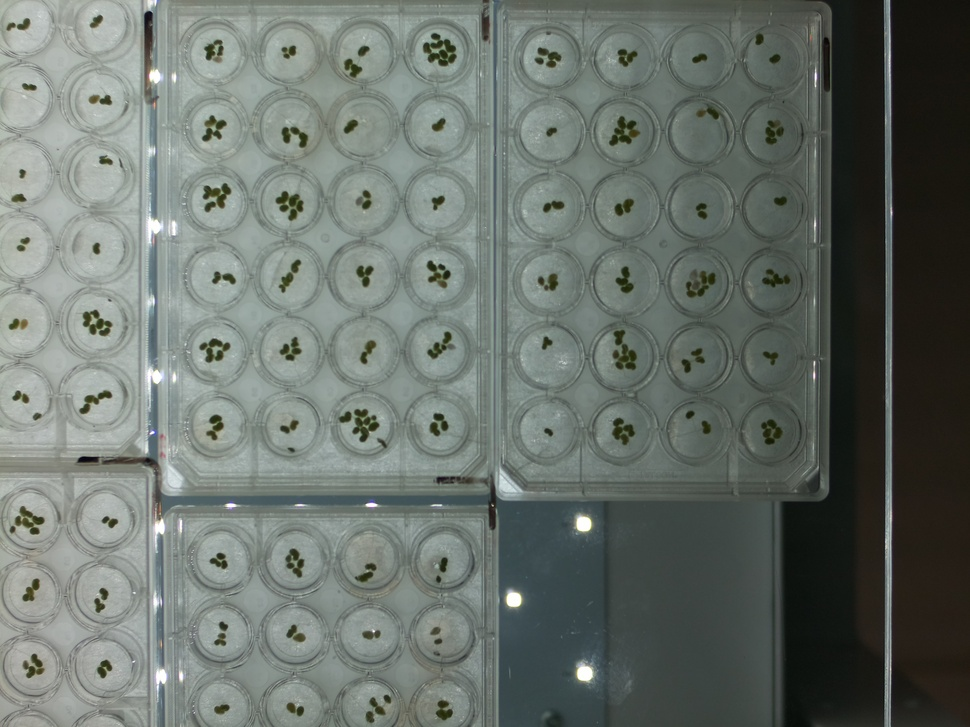
#> input picture images/start_r1_plate25_26.jpg, 970 x 727 px, shrunk from 4056 x 3040 before the run
$ python calculate.py
#> lines starting #> are read from the running program, lines starting #| are printed output that depends on the picture; after the words box and inside, x2 and y2 are one past the last pixel; in counts of white or black regions, pixels touching at a corner belong together
import cv2
import numpy as np

# Load the image
image = cv2.imread('images/start_r1_plate25_26.jpg')
#> image is the input picture: shape (727, 970, 3); mean B, G, R 106.9, 113.1, 105.2

# Convert to grayscale
gray = cv2.cvtColor(image, cv2.COLOR_BGR2GRAY)

# Apply Gaussian blur to reduce noise
blurred = cv2.GaussianBlur(gray, (7, 7), 1.5)

# Use Hough Circle Transform to detect wells
circles = cv2.HoughCircles(
    blurred,
    cv2.HOUGH_GRADIENT,
    dp=1,
    minDist=60,
    param1=45,
    param2=20,
    minRadius=120,
    maxRadius=145)
#> circles = 20 rows, first 8: [628.5, 283.5, 135.6], [304.5, 558.5, 131.2], [356.5, 268.5, 144.4], [627.5, 202.5, 138.9], [361.5, 346.5, 129], [290.5, 134.5, 133.4], [273.5, 365.5, 143.3], [290.5, 497.5, 137.8]

# Function to sort circles top to bottom, then left to right
def sort_circles(circles):
    # First sort by the y-coordinate (top to bottom)
    circles_sorted = sorted(circles, key=lambda c: c[1])

    # Now sort each row by the x-coordinate (left to right)
    row_threshold = 40  # Threshold to consider wells in the same row (tune as needed)

    rows = []
    current_row = []
    previous_y = circles_sorted[0][1]

    for circle in circles_sorted:
        x, y, r = circle
        if abs(y - previous_y) > row_threshold:
            # If the y distance is large, start a new row
            rows.append(sorted(current_row, key=lambda c: c[0]))  # Sort row by x
            current_row = [circle]
            previous_y = y
        else:
            current_row.append(circle)
            previous_y = y

    # Add the last row
    if current_row:
        rows.append(sorted(current_row, key=lambda c: c[0]))

    # Flatten the rows back into a single list
    sorted_circles = [circle for row in rows for circle in row]

    return sorted_circles

# If circles are detected
if circles is not None:
    circles = np.round(circles[0, :]).astype("int")
#> circles = 20 rows, first 8: [628, 284, 136], [304, 558, 131], [356, 268, 144], [628, 202, 139], [362, 346, 129], [290, 134, 133], [274, 366, 143], [290, 498, 138]
    sorted_circles = sort_circles(circles)
#> in sort_circles, `circles_sorted = sorted(circles, key=lambda c: c[1])`: circles_sorted = 20 items, first 6: [636, 118, 139], [290, 134, 133], [158, 174, 137], [358, 194, 136], [628, 202, 139], [296, 206, 133]
#> in sort_circles, `previous_y = circles_sorted[0][1]`: previous_y = 118
#> the loop in sort_circles, `for circle in circles_sorted:` made 20 passes
#> (x, y, r, previous_y) on passes 1 to 8: (636, 118, 139, 118), (290, 134, 133, 134), (158, 174, 137, 174), (358, 194, 136, 194), (628, 202, 139, 202), (296, 206, 133, 206), (282, 266, 134, 266), (356, 268, 144, 268)
#> after the loop in sort_circles, `for circle in circles_sorted:`: rows = 6 items
#> in sort_circles, `sorted_circles = [circle for row in rows for circle in row]`: sorted_circles = 20 items, first 6: [158, 174, 137], [290, 134, 133], [296, 206, 133], [358, 194, 136], [628, 202, 139], [636, 118, 139]

    for i, (x, y, r) in enumerate(sorted_circles):
        # Draw the outer circle
        cv2.circle(image, (x, y), r, (0, 255, 0), 2)  # Green circle with thickness 2

        # Draw the center of the circle
        # cv2.circle(image, (x, y), 2, (0, 0, 255), 3)  # Red center dot

        # Create a mask for the current well
        mask = np.zeros_like(gray)
        cv2.circle(mask, (x, y), r, 255, -1)

        # Isolate the region of the current well
        well = cv2.bitwise_and(image, image, mask=mask)


        # Convert the well region to HSV to detect green
        hsv_well = cv2.cvtColor(well, cv2.COLOR_BGR2HSV)
        lower_green = np.array([35, 40, 40])  # Adjust the lower bound of green
        upper_green = np.array([85, 255, 255])  # Adjust the upper bound of green
        green_mask = cv2.inRange(hsv_well, lower_green, upper_green)

        # Find contours of the green areas (duckweed)
        contours, _ = cv2.findContours(green_mask, cv2.RETR_EXTERNAL, cv2.CHAIN_APPROX_SIMPLE)

        # Calculate the total area of duckweed within the well
        total_area = sum(cv2.contourArea(c) for c in contours)
        label = f"Well {i}: {total_area} pixels"
        cv2.putText(image, label, (x - 20, y - r - 10), cv2.FONT_HERSHEY_SIMPLEX,
                    0.6, (255, 0, 0), 2)  # Blue text above the circle
        print(f"Area of duckweed in well {i + 1}: {total_area} pixels")
#> this loop made 20 passes
#> (x, y, r, total_area, label) on passes 1 to 8: (158, 174, 137, 58554, 'Well 0: 58554.0 pixels'), (290, 134, 133, 55180, 'Well 1: 55180.0 pixels'), (296, 206, 133, 55180, 'Well 2: 55180.0 pixels'), (358, 194, 136, 57704, 'Well 3: 57704.0 pixels'), (628, 202, 139, 60276, 'Well 4: 60276.0 pixels'), (636, 118, 139, 38539, 'Well 5: 38539.0 pixels'), (282, 266, 134, 56022, 'Well 6: 56022.0 pixels'), (356, 268, 144, 64694, 'Well 7: 64694.0 pixels')
#> (printed output is left out)
#> pass 1, `well = cv2.bitwise_and(image, image, mask=mask)`:
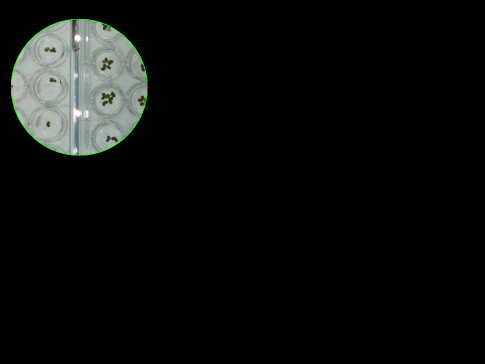
#> well: shape (727, 970, 3) (shown at 1/2 size); mean B, G, R 12.8, 13.8, 12.6
#> pass 1, `green_mask = cv2.inRange(hsv_well, lower_green, upper_green)`:
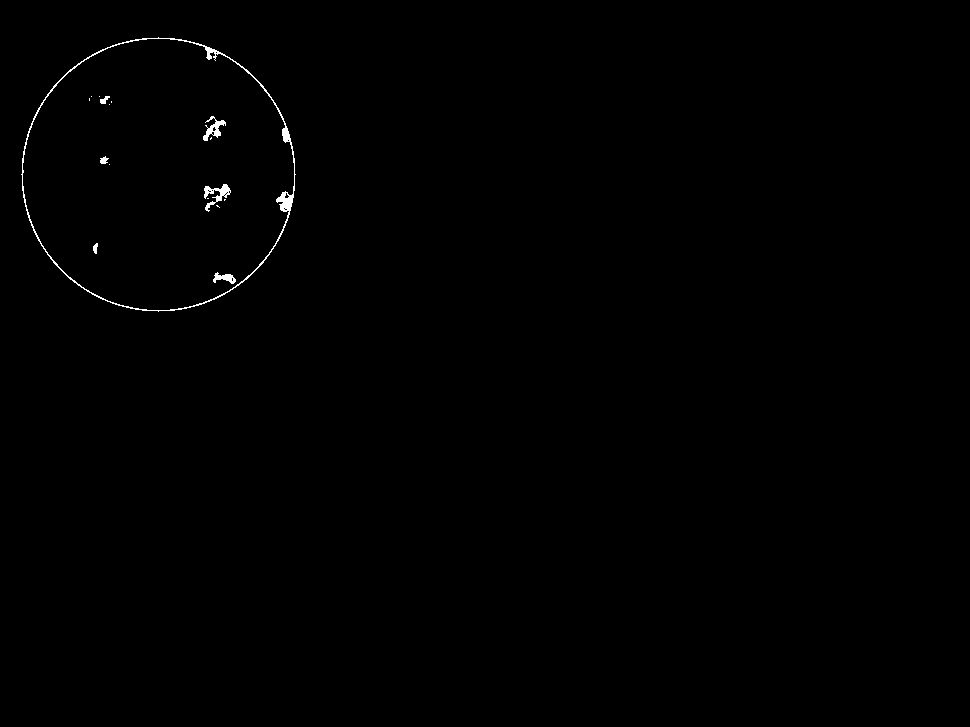
#> green_mask: shape (727, 970); 0.35% white; 17 white regions (10 under 20 px), largest, box (x1, y1, x2, y2) and area: (21, 37, 296, 312) 1683, (204, 184, 231, 212) 272, (203, 116, 226, 141) 223
#> after the loop:
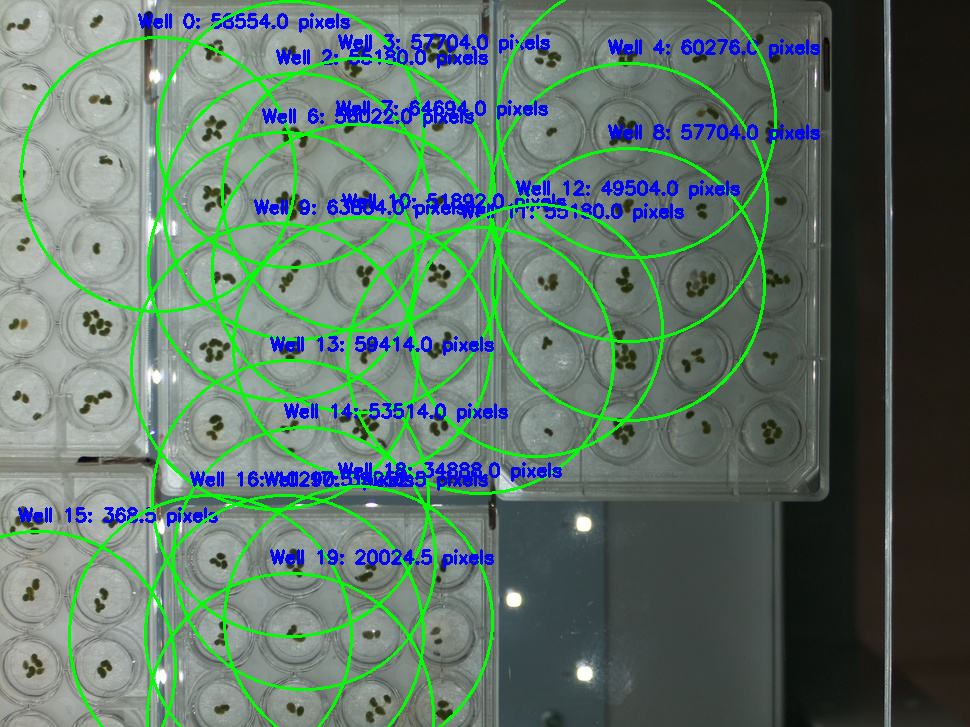
#> image: shape (727, 970, 3); 9.52% of pixels changed, all inside (x1, y1, x2, y2) = (0, 0, 820, 727)
#> after the loop:
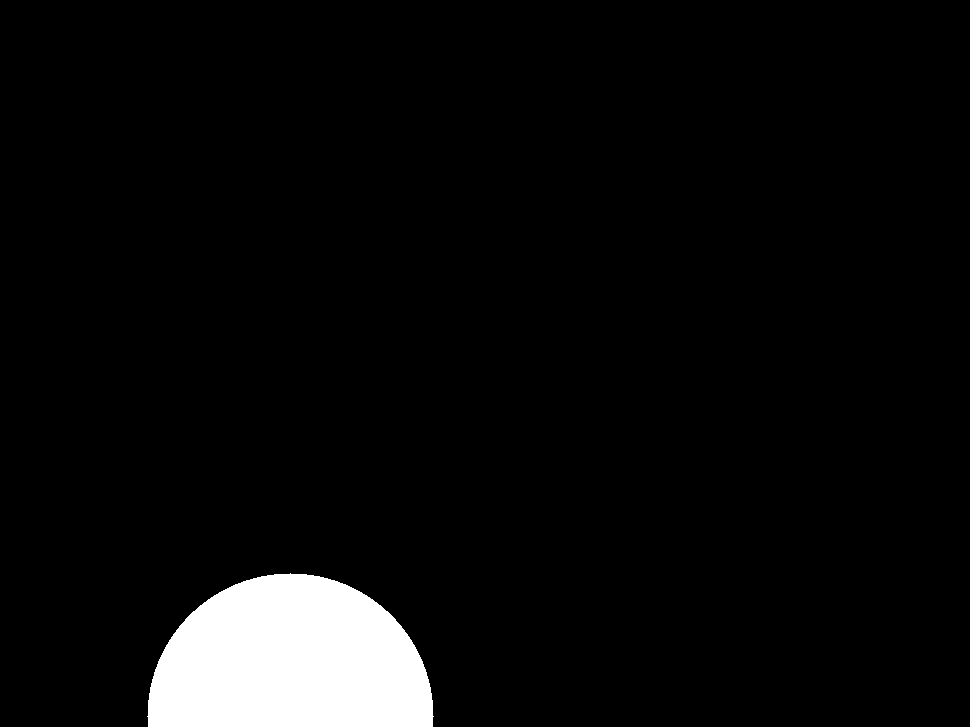
#> mask: shape (727, 970); 5% white; 1 white region, box (x1, y1, x2, y2) and area: (147, 573, 434, 727) 35098
#> after the loop:
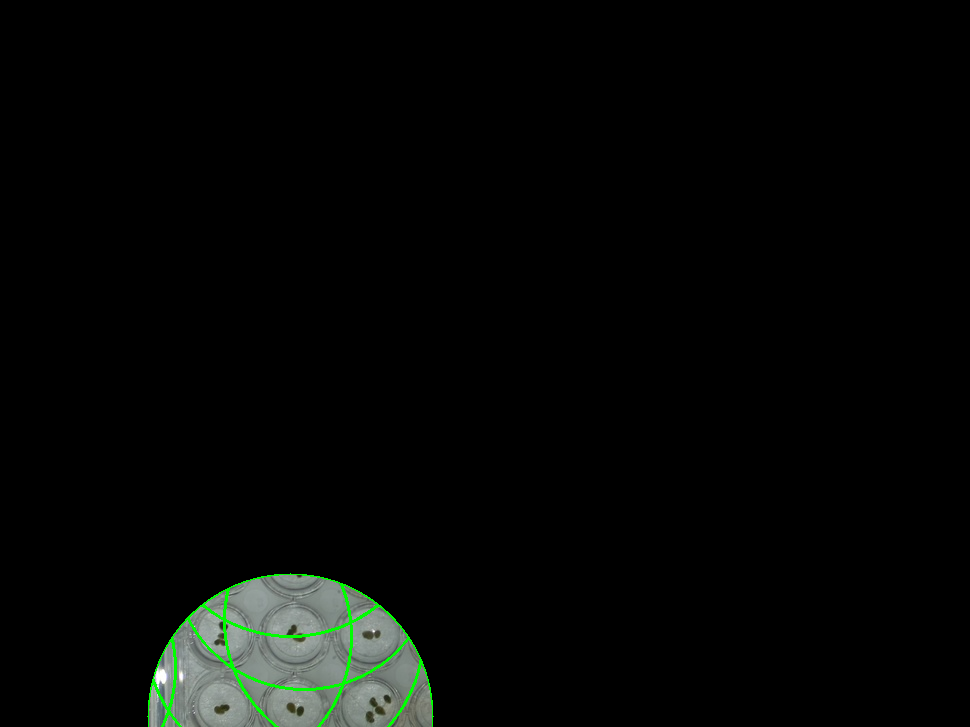
#> well: shape (727, 970, 3); mean B, G, R 5.9, 7.4, 5.7

# Display the result with circles
cv2.imshow("Detected Circles", image)
cv2.waitKey(0)
cv2.destroyAllWindows()

$ run again, with images/start_r1_plate11_12.jpg copied over images/start_r1_plate25_26.jpg
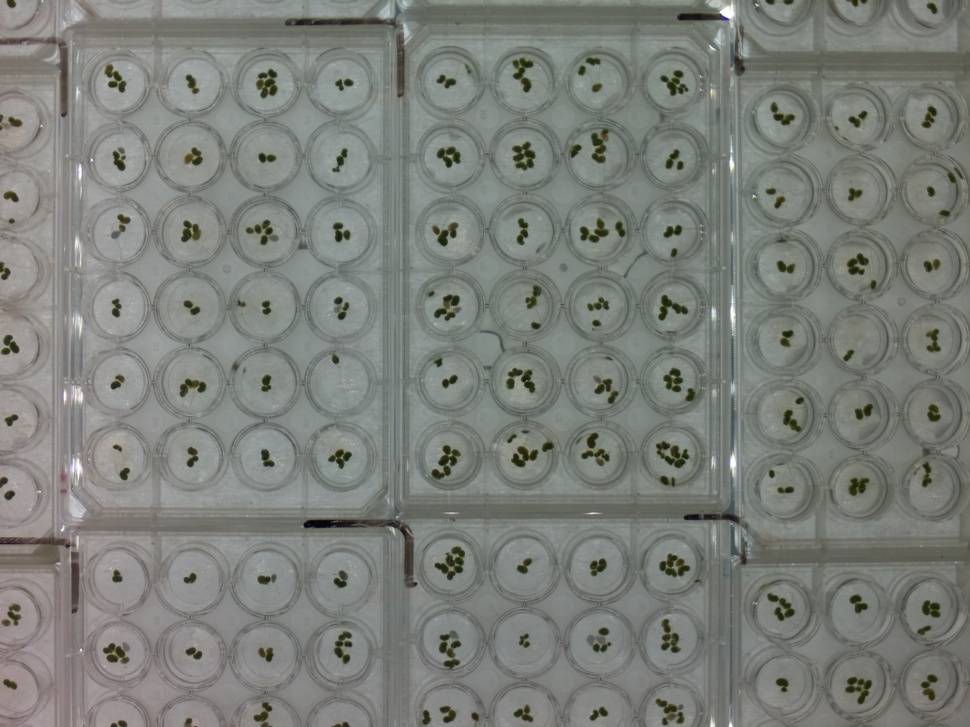
#> input picture images/start_r1_plate11_12.jpg, 970 x 727 px, shrunk from 4056 x 3040 before the run
#> image is the input picture: shape (727, 970, 3); mean B, G, R 121.5, 127.2, 123.7
#> `circles = cv2.HoughCircles( blurred, cv2.HOUGH_GRADIENT, dp=1, minDist..`: circles = 13 rows, first 8: [596.5, 366.5, 127.9], [594.5, 537.5, 144.4], [606.5, 158.5, 135.6], [195.5, 395.5, 144.4], [521.5, 306.5, 144.4], [376.5, 165.5, 143.3], [537.5, 439.5, 140], [858.5, 267.5, 133.4]
#> `circles = np.round(circles[0, :]).astype("int")`: circles = 13 rows, first 8: [596, 366, 128], [594, 538, 144], [606, 158, 136], [196, 396, 144], [522, 306, 144], [376, 166, 143], [538, 440, 140], [858, 268, 133]
#> circles_sorted = [[686, 146, 144], [606, 158, 136], [376, 166, 143], [782, 196, 126], [194, 238, 131], [272, 240, 142], [858, 268, 133], [522, 306, 144], [596, 366, 128], [196, 396, 144], [754, 432, 131], [538, 440, 140], [594, 538, 144]]
#> in sort_circles, `previous_y = circles_sorted[0][1]`: previous_y = 146
#> the loop in sort_circles, `for circle in circles_sorted:` made 13 passes
#> (x, y, r, previous_y) on passes 1 to 8: (686, 146, 144, 146), (606, 158, 136, 158), (376, 166, 143, 166), (782, 196, 126, 196), (194, 238, 131, 238), (272, 240, 142, 240), (858, 268, 133, 268), (522, 306, 144, 306)
#> after the loop in sort_circles, `for circle in circles_sorted:`: rows = [[[376, 166, 143], [606, 158, 136], [686, 146, 144], [782, 196, 126]], [[194, 238, 131], [272, 240, 142], [522, 306, 144], [858, 268, 133]], [[196, 396, 144], [538, 440, 140], [596, 366, 128], [754, 432, 131]]]
#> in sort_circles, `sorted_circles = [circle for row in rows for circle in row]`: sorted_circles = [[376, 166, 143], [606, 158, 136], [686, 146, 144], [782, 196, 126], [194, 238, 131], [272, 240, 142], [522, 306, 144], [858, 268, 133], [196, 396, 144], [538, 440, 140], [596, 366, 128], [754, 432, 131], [594, 538, 144]]
#> the loop `for i, (x, y, r) in enumerate(sorted_circles):` made 13 passes
#> (x, y, r, total_area, label) on passes 1 to 8: (376, 166, 143, 63804, 'Well 0: 63804.0 pixels'), (606, 158, 136, 57704, 'Well 1: 57704.0 pixels'), (686, 146, 144, 64694, 'Well 2: 64694.0 pixels'), (782, 196, 126, 49504, 'Well 3: 49504.0 pixels'), (194, 238, 131, 53514, 'Well 4: 53514.0 pixels'), (272, 240, 142, 62904, 'Well 5: 62904.0 pixels'), (522, 306, 144, 64694, 'Well 6: 64694.0 pixels'), (858, 268, 133, 27020, 'Well 7: 27020.0 pixels')
#> (printed output is left out)
#> pass 1, `green_mask = cv2.inRange(hsv_well, lower_green, upper_green)`:
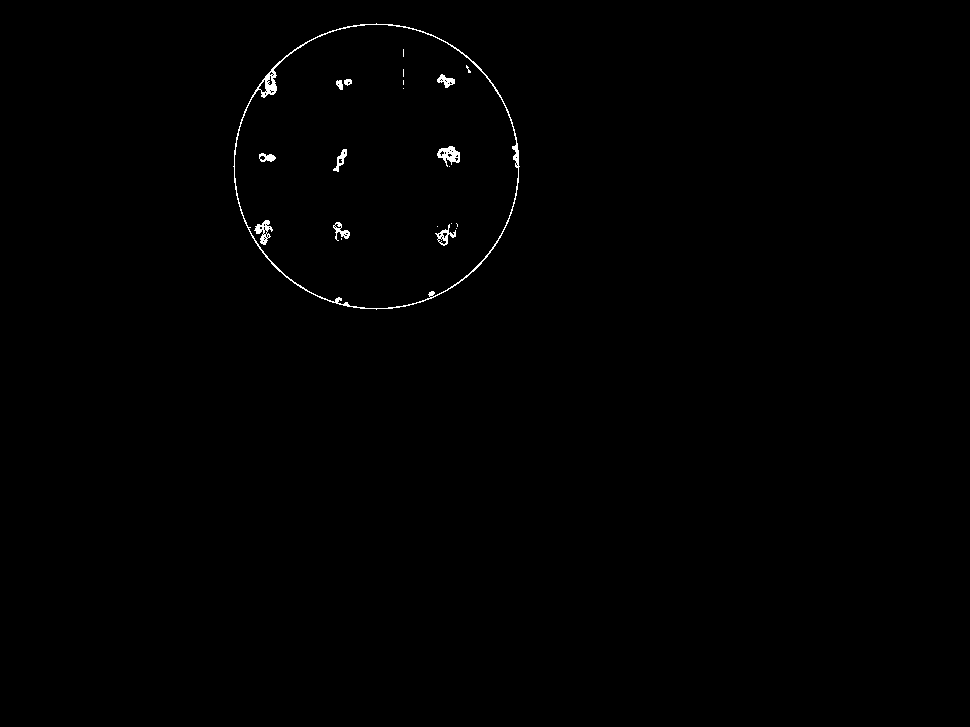
#> green_mask: shape (727, 970); 0.42% white in thin lines or dots, all inside (x1, y1, x2, y2) = (233, 23, 520, 310)
#> after the loop `for i, (x, y, r) in enumerate(sorted_circles):`:
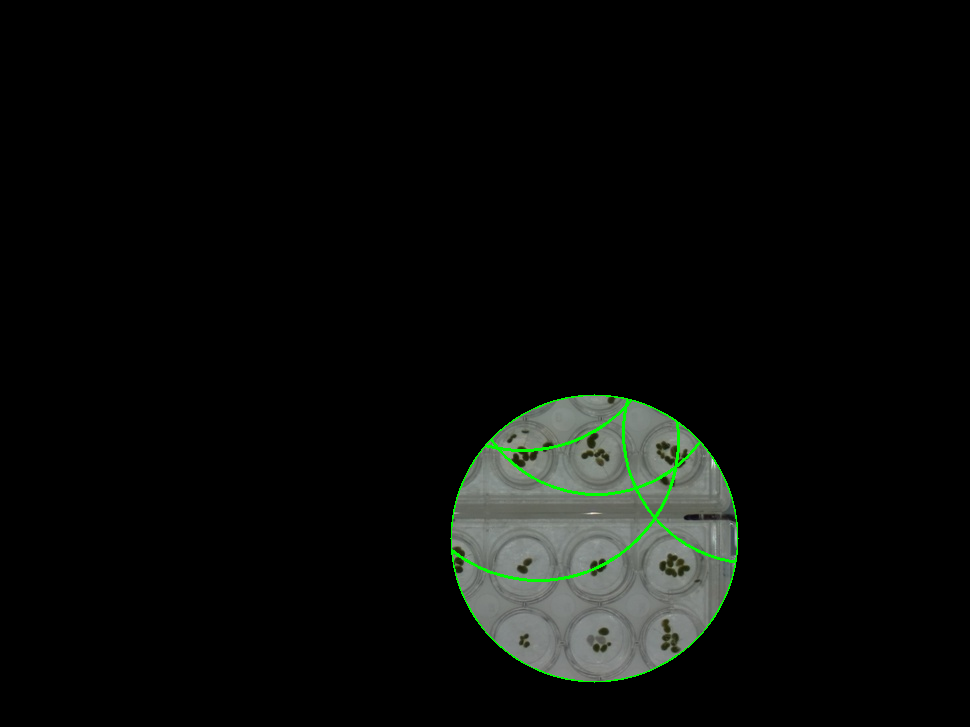
#> well: shape (727, 970, 3); mean B, G, R 10, 11.9, 10
